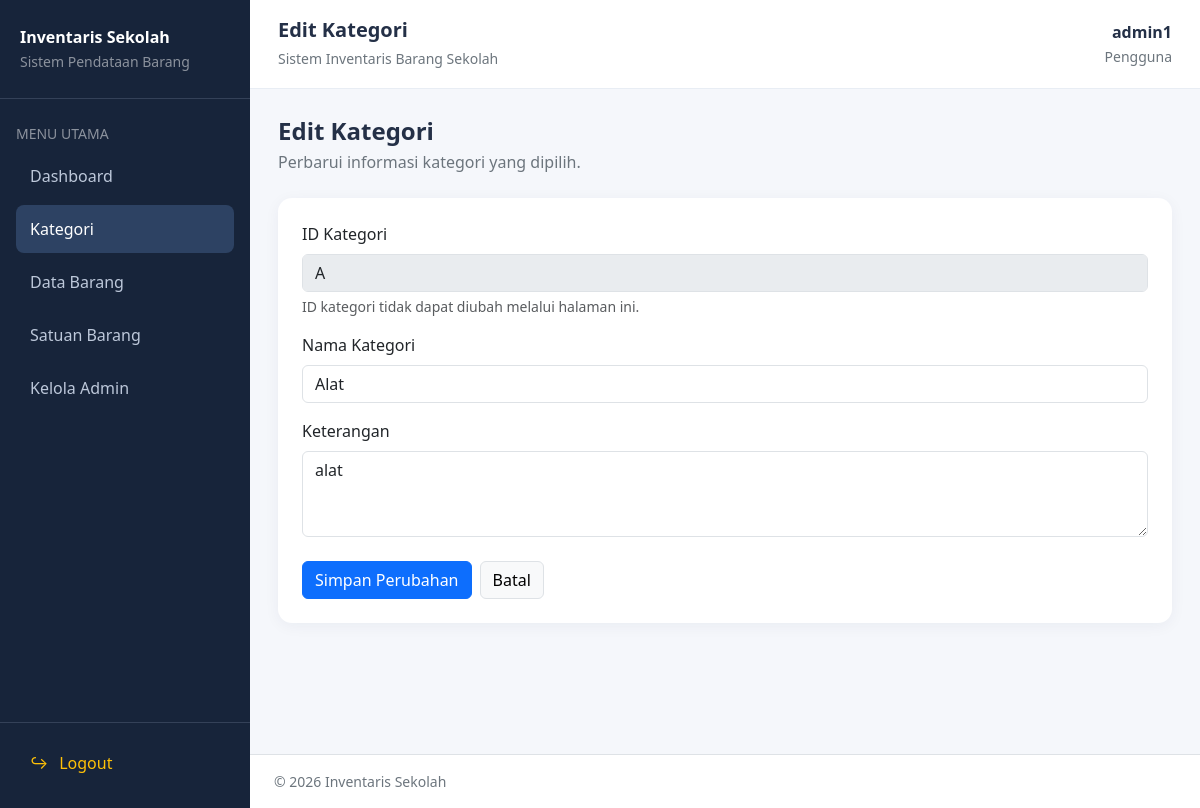
The page /kategori/edit.php?id=A (signed in) on the database its author committed.
### tables this page shows
CREATE TABLE `kategori` (
  `id_kategori` varchar(10) NOT NULL,
  `nama_kategori` varchar(100) NOT NULL,
  `keterangan` text DEFAULT NULL
);

### kategori/edit.php (the view, shortened to what this page needs)
<?php
    require_once __DIR__ . '/../auth.php';
    $idAwal = trim($_GET['id'] ?? '');
    $stmt = mysqli_prepare(
    $conn,
    "SELECT id_kategori, nama_kategori, keterangan
     FROM kategori WHERE id_kategori = ?"
    );
    mysqli_stmt_bind_param($stmt, "s", $idAwal);
    mysqli_stmt_execute($stmt);
    $result   = mysqli_stmt_get_result($stmt);
    $kategori = mysqli_fetch_assoc($result);
    $namaKategori = $kategori['nama_kategori'];
    $keterangan   = $kategori['keterangan'] ?? '';
    require_once __DIR__ . '/../assets/header.php';
?>
<div class="mb-4">
    <h4 class="fw-bold mb-1">Edit Kategori</h4>
    <p class="text-secondary mb-0">
        Perbarui informasi kategori yang dipilih.
    </p>
</div>
<div class="card summary-card">
    <div class="card-body p-4">
        <form method="POST">
            <div class="mb-3">
                <label class="form-label">ID Kategori</label>
                <input
                    type="text"
                    class="form-control"
                    value="<?php echo htmlspecialchars($kategori['id_kategori'], ENT_QUOTES, 'UTF-8') ?>"
                    disabled
                >
                <div class="form-text">
                    ID kategori tidak dapat diubah melalui halaman ini.
                </div>
            </div>
            <div class="mb-3">
                <label for="nama_kategori" class="form-label">
                    Nama Kategori
                </label>
                <input
                    type="text"
                    name="nama_kategori"
                    id="nama_kategori"
                    class="form-control"
                    maxlength="100"
                    value="<?php echo htmlspecialchars($namaKategori, ENT_QUOTES, 'UTF-8') ?>"
                    required
                >
            </div>
            <div class="mb-4">
                <label for="keterangan" class="form-label">
                    Keterangan
                </label>
                <textarea
                    name="keterangan"
                    id="keterangan"
                    class="form-control"
                    rows="3"
                ><?php echo htmlspecialchars($keterangan, ENT_QUOTES, 'UTF-8') ?></textarea>
            </div>
            <div class="d-flex gap-2">
                <button type="submit" class="btn btn-primary">
                    Simpan Perubahan
                </button>
                <a href="index.php" class="btn btn-light border">
                    Batal
                </a>
            </div>
        </form>
    </div>
</div>
<?php require_once __DIR__ . '/../assets/footer.php'; ?>

### assets/header.php (style rules this page uses)
body { background: #f5f7fb; color: #243047; margin: 0; }
.summary-card { border: 0; border-radius: 14px; box-shadow: 0 3px 15px rgba(25, 40, 70, .05); }

### rows shown on the page
kategori: id_kategori "A", nama_kategori "Alat", keterangan "alat"

### other values the page prints
$pageTitle "Edit Kategori"
$username "admin1"
